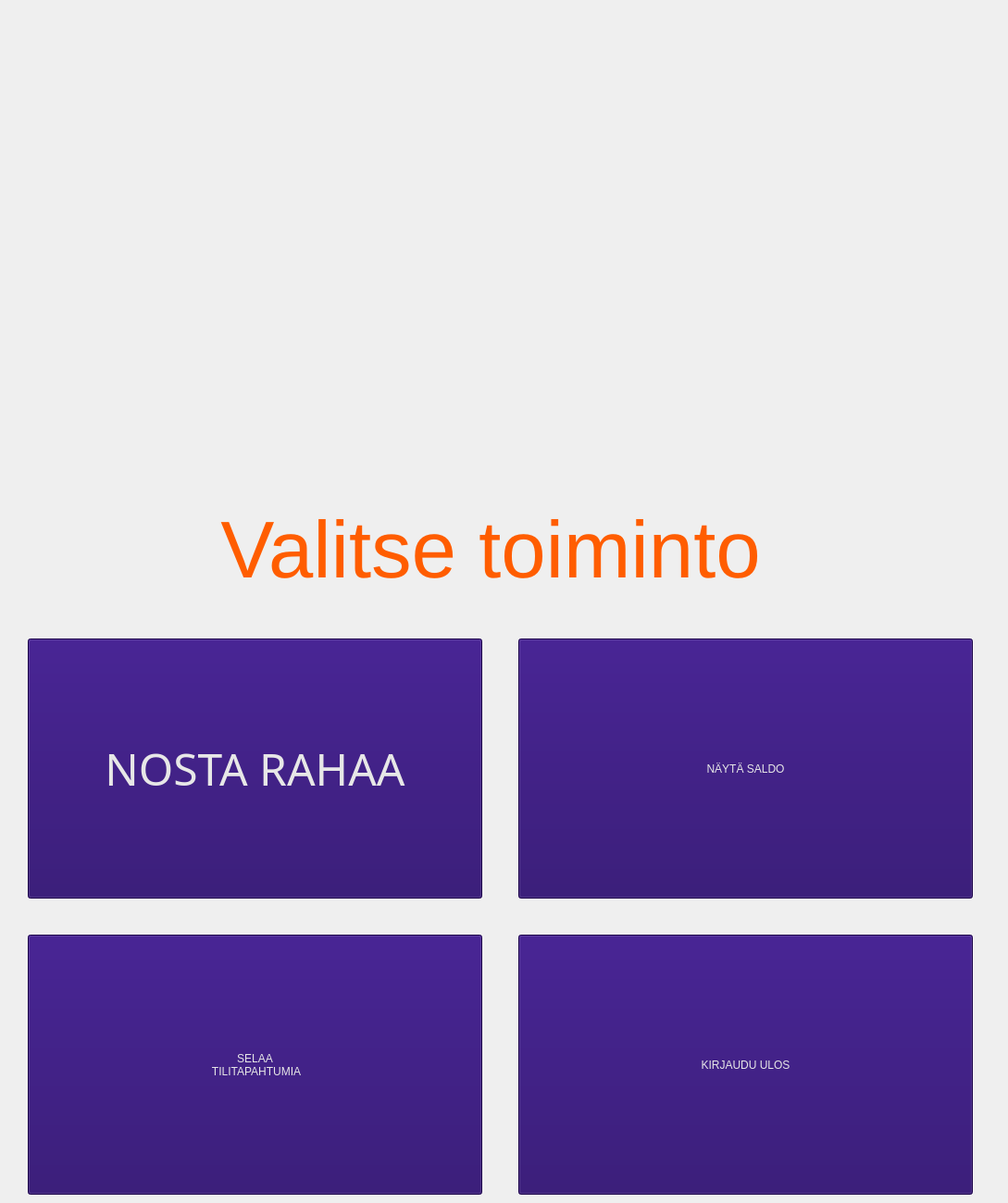
    <widget class="QWidget" name="page_4">
     <widget class="QLabel" name="label_5">
      <property name="geometry">
       <rect>
        <x>-10</x>
        <y>460</y>
        <width>1080</width>
        <height>271</height>
       </rect>
      </property>
      <property name="sizePolicy">
       <sizepolicy hsizetype="Preferred" vsizetype="Maximum">
        <horstretch>0</horstretch>
        <verstretch>0</verstretch>
       </sizepolicy>
      </property>
      <property name="palette">
       <palette>
        <active>
         <colorrole role="WindowText">
          <brush brushstyle="SolidPattern">
           <color alpha="255">
            <red>255</red>
            <green>93</green>
            <blue>0</blue>
           </color>
          </brush>
         </colorrole>
         <colorrole role="Button">
          <brush brushstyle="SolidPattern">
           <color alpha="255">
            <red>60</red>
            <green>60</green>
            <blue>60</blue>
           </color>
          </brush>
         </colorrole>
         <colorrole role="Base">
          <brush brushstyle="SolidPattern">
           <color alpha="255">
            <red>60</red>
            <green>60</green>
            <blue>60</blue>
           </color>
          </brush>
         </colorrole>
         <colorrole role="Window">
          <brush brushstyle="SolidPattern">
           <color alpha="255">
            <red>60</red>
            <green>60</green>
            <blue>60</blue>
           </color>
          </brush>
         </colorrole>
        </active>
        <inactive>
         <colorrole role="WindowText">
          <brush brushstyle="SolidPattern">
           <color alpha="255">
            <red>255</red>
            <green>93</green>
            <blue>0</blue>
           </color>
          </brush>
         </colorrole>
         <colorrole role="Button">
          <brush brushstyle="SolidPattern">
           <color alpha="255">
            <red>60</red>
            <green>60</green>
            <blue>60</blue>
           </color>
          </brush>
         </colorrole>
         <colorrole role="Base">
          <brush brushstyle="SolidPattern">
           <color alpha="255">
            <red>60</red>
            <green>60</green>
            <blue>60</blue>
           </color>
          </brush>
         </colorrole>
         <colorrole role="Window">
          <brush brushstyle="SolidPattern">
           <color alpha="255">
            <red>60</red>
            <green>60</green>
            <blue>60</blue>
           </color>
          </brush>
         </colorrole>
        </inactive>
        <disabled>
         <colorrole role="WindowText">
          <brush brushstyle="SolidPattern">
           <color alpha="127">
            <red>255</red>
            <green>255</green>
            <blue>255</blue>
           </color>
          </brush>
         </colorrole>
         <colorrole role="Button">
          <brush brushstyle="SolidPattern">
           <color alpha="255">
            <red>60</red>
            <green>60</green>
            <blue>60</blue>
           </color>
          </brush>
         </colorrole>
         <colorrole role="Base">
          <brush brushstyle="SolidPattern">
           <color alpha="255">
            <red>60</red>
            <green>60</green>
            <blue>60</blue>
           </color>
          </brush>
         </colorrole>
         <colorrole role="Window">
          <brush brushstyle="SolidPattern">
           <color alpha="255">
            <red>60</red>
            <green>60</green>
            <blue>60</blue>
           </color>
          </brush>
         </colorrole>
        </disabled>
       </palette>
      </property>
      <property name="font">
       <font>
        <family>MS UI Gothic</family>
        <pointsize>40</pointsize>
       </font>
      </property>
      <property name="text">
       <string>&lt;html&gt;&lt;head/&gt;&lt;body&gt;&lt;p align=&quot;center&quot;&gt;&lt;span style=&quot; font-size:65pt;&quot;&gt;Valitse toiminto&lt;/span&gt;&lt;/p&gt;&lt;/body&gt;&lt;/html&gt;</string>
      </property>
     </widget>
     <widget class="QPushButton" name="NostaRahaa">
      <property name="geometry">
       <rect>
        <x>30</x>
        <y>690</y>
        <width>491</width>
        <height>281</height>
       </rect>
      </property>
      <property name="palette">
       <palette>
        <active>
         <colorrole role="WindowText">
          <brush brushstyle="SolidPattern">
           <color alpha="255">
            <red>231</red>
            <green>231</green>
            <blue>231</blue>
           </color>
          </brush>
         </colorrole>
         <colorrole role="Button">
          <brush brushstyle="SolidPattern">
           <color alpha="255">
            <red>33</red>
            <green>0</green>
            <blue>100</blue>
           </color>
          </brush>
         </colorrole>
         <colorrole role="Dark">
          <brush brushstyle="SolidPattern">
           <color alpha="255">
            <red>255</red>
            <green>255</green>
            <blue>255</blue>
           </color>
          </brush>
         </colorrole>
         <colorrole role="Text">
          <brush brushstyle="SolidPattern">
           <color alpha="255">
            <red>231</red>
            <green>231</green>
            <blue>231</blue>
           </color>
          </brush>
         </colorrole>
         <colorrole role="ButtonText">
          <brush brushstyle="SolidPattern">
           <color alpha="255">
            <red>231</red>
            <green>231</green>
            <blue>231</blue>
           </color>
          </brush>
         </colorrole>
         <colorrole role="Base">
          <brush brushstyle="SolidPattern">
           <color alpha="255">
            <red>33</red>
            <green>0</green>
            <blue>100</blue>
           </color>
          </brush>
         </colorrole>
         <colorrole role="Window">
          <brush brushstyle="SolidPattern">
           <color alpha="255">
            <red>33</red>
            <green>0</green>
            <blue>100</blue>
           </color>
          </brush>
         </colorrole>
        </active>
        <inactive>
         <colorrole role="WindowText">
          <brush brushstyle="SolidPattern">
           <color alpha="255">
            <red>231</red>
            <green>231</green>
            <blue>231</blue>
           </color>
          </brush>
         </colorrole>
         <colorrole role="Button">
          <brush brushstyle="SolidPattern">
           <color alpha="255">
            <red>33</red>
            <green>0</green>
            <blue>100</blue>
           </color>
          </brush>
         </colorrole>
         <colorrole role="Dark">
          <brush brushstyle="SolidPattern">
           <color alpha="255">
            <red>255</red>
            <green>255</green>
            <blue>255</blue>
           </color>
          </brush>
         </colorrole>
         <colorrole role="Text">
          <brush brushstyle="SolidPattern">
           <color alpha="255">
            <red>231</red>
            <green>231</green>
            <blue>231</blue>
           </color>
          </brush>
         </colorrole>
         <colorrole role="ButtonText">
          <brush brushstyle="SolidPattern">
           <color alpha="255">
            <red>231</red>
            <green>231</green>
            <blue>231</blue>
           </color>
          </brush>
         </colorrole>
         <colorrole role="Base">
          <brush brushstyle="SolidPattern">
           <color alpha="255">
            <red>33</red>
            <green>0</green>
            <blue>100</blue>
           </color>
          </brush>
         </colorrole>
         <colorrole role="Window">
          <brush brushstyle="SolidPattern">
           <color alpha="255">
            <red>33</red>
            <green>0</green>
            <blue>100</blue>
           </color>
          </brush>
         </colorrole>
        </inactive>
        <disabled>
         <colorrole role="WindowText">
          <brush brushstyle="SolidPattern">
           <color alpha="255">
            <red>255</red>
            <green>255</green>
            <blue>255</blue>
           </color>
          </brush>
         </colorrole>
         <colorrole role="Button">
          <brush brushstyle="SolidPattern">
           <color alpha="255">
            <red>33</red>
            <green>0</green>
            <blue>100</blue>
           </color>
          </brush>
         </colorrole>
         <colorrole role="Dark">
          <brush brushstyle="SolidPattern">
           <color alpha="255">
            <red>255</red>
            <green>255</green>
            <blue>255</blue>
           </color>
          </brush>
         </colorrole>
         <colorrole role="Text">
          <brush brushstyle="SolidPattern">
           <color alpha="255">
            <red>255</red>
            <green>255</green>
            <blue>255</blue>
           </color>
          </brush>
         </colorrole>
         <colorrole role="ButtonText">
          <brush brushstyle="SolidPattern">
           <color alpha="255">
            <red>255</red>
            <green>255</green>
            <blue>255</blue>
           </color>
          </brush>
         </colorrole>
         <colorrole role="Base">
          <brush brushstyle="SolidPattern">
           <color alpha="255">
            <red>33</red>
            <green>0</green>
            <blue>100</blue>
           </color>
          </brush>
         </colorrole>
         <colorrole role="Window">
          <brush brushstyle="SolidPattern">
           <color alpha="255">
            <red>33</red>
            <green>0</green>
            <blue>100</blue>
           </color>
          </brush>
         </colorrole>
        </disabled>
       </palette>
      </property>
      <property name="font">
       <font>
        <family>Ebrima</family>
        <pointsize>36</pointsize>
        <weight>50</weight>
        <italic>false</italic>
        <bold>false</bold>
       </font>
      </property>
      <property name="mouseTracking">
       <bool>false</bool>
      </property>
      <property name="toolTip">
       <string/>
      </property>
      <property name="whatsThis">
       <string>font-color: white;</string>
      </property>
      <property name="styleSheet">
       <string notr="true">background-color: rgb(33, 0, 100);
font: 36pt &quot;Ebrima&quot;; </string>
      </property>
      <property name="text">
       <string>NOSTA RAHAA</string>
      </property>
     </widget>
     <widget class="QPushButton" name="NaytaSaldo">
      <property name="geometry">
       <rect>
        <x>560</x>
        <y>690</y>
        <width>491</width>
        <height>281</height>
       </rect>
      </property>
      <property name="palette">
       <palette>
        <active>
         <colorrole role="WindowText">
          <brush brushstyle="SolidPattern">
           <color alpha="255">
            <red>231</red>
            <green>231</green>
            <blue>231</blue>
           </color>
          </brush>
         </colorrole>
         <colorrole role="Button">
          <brush brushstyle="SolidPattern">
           <color alpha="255">
            <red>33</red>
            <green>0</green>
            <blue>100</blue>
           </color>
          </brush>
         </colorrole>
         <colorrole role="Dark">
          <brush brushstyle="SolidPattern">
           <color alpha="255">
            <red>255</red>
            <green>255</green>
            <blue>255</blue>
           </color>
          </brush>
         </colorrole>
         <colorrole role="Text">
          <brush brushstyle="SolidPattern">
           <color alpha="255">
            <red>231</red>
            <green>231</green>
            <blue>231</blue>
           </color>
          </brush>
         </colorrole>
         <colorrole role="ButtonText">
          <brush brushstyle="SolidPattern">
           <color alpha="255">
            <red>231</red>
            <green>231</green>
            <blue>231</blue>
           </color>
          </brush>
         </colorrole>
         <colorrole role="Base">
          <brush brushstyle="SolidPattern">
           <color alpha="255">
            <red>33</red>
            <green>0</green>
            <blue>100</blue>
           </color>
          </brush>
         </colorrole>
         <colorrole role="Window">
          <brush brushstyle="SolidPattern">
           <color alpha="255">
            <red>33</red>
            <green>0</green>
            <blue>100</blue>
           </color>
          </brush>
         </colorrole>
        </active>
        <inactive>
         <colorrole role="WindowText">
          <brush brushstyle="SolidPattern">
           <color alpha="255">
            <red>231</red>
            <green>231</green>
            <blue>231</blue>
           </color>
          </brush>
         </colorrole>
         <colorrole role="Button">
          <brush brushstyle="SolidPattern">
           <color alpha="255">
            <red>33</red>
            <green>0</green>
            <blue>100</blue>
           </color>
          </brush>
         </colorrole>
         <colorrole role="Dark">
          <brush brushstyle="SolidPattern">
           <color alpha="255">
            <red>255</red>
            <green>255</green>
            <blue>255</blue>
           </color>
          </brush>
         </colorrole>
         <colorrole role="Text">
          <brush brushstyle="SolidPattern">
           <color alpha="255">
            <red>231</red>
            <green>231</green>
            <blue>231</blue>
           </color>
          </brush>
         </colorrole>
         <colorrole role="ButtonText">
          <brush brushstyle="SolidPattern">
           <color alpha="255">
            <red>231</red>
            <green>231</green>
            <blue>231</blue>
           </color>
          </brush>
         </colorrole>
         <colorrole role="Base">
          <brush brushstyle="SolidPattern">
           <color alpha="255">
            <red>33</red>
            <green>0</green>
            <blue>100</blue>
           </color>
          </brush>
         </colorrole>
         <colorrole role="Window">
          <brush brushstyle="SolidPattern">
           <color alpha="255">
            <red>33</red>
            <green>0</green>
            <blue>100</blue>
           </color>
          </brush>
         </colorrole>
        </inactive>
        <disabled>
         <colorrole role="WindowText">
          <brush brushstyle="SolidPattern">
           <color alpha="255">
            <red>255</red>
            <green>255</green>
            <blue>255</blue>
           </color>
          </brush>
         </colorrole>
         <colorrole role="Button">
          <brush brushstyle="SolidPattern">
           <color alpha="255">
            <red>33</red>
            <green>0</green>
            <blue>100</blue>
           </color>
          </brush>
         </colorrole>
         <colorrole role="Dark">
          <brush brushstyle="SolidPattern">
           <color alpha="255">
            <red>255</red>
            <green>255</green>
            <blue>255</blue>
           </color>
          </brush>
         </colorrole>
         <colorrole role="Text">
          <brush brushstyle="SolidPattern">
           <color alpha="255">
            <red>255</red>
            <green>255</green>
            <blue>255</blue>
           </color>
          </brush>
         </colorrole>
         <colorrole role="ButtonText">
          <brush brushstyle="SolidPattern">
           <color alpha="255">
            <red>255</red>
            <green>255</green>
            <blue>255</blue>
           </color>
          </brush>
         </colorrole>
         <colorrole role="Base">
          <brush brushstyle="SolidPattern">
           <color alpha="255">
            <red>33</red>
            <green>0</green>
            <blue>100</blue>
           </color>
          </brush>
         </colorrole>
         <colorrole role="Window">
          <brush brushstyle="SolidPattern">
           <color alpha="255">
            <red>33</red>
            <green>0</green>
            <blue>100</blue>
           </color>
          </brush>
         </colorrole>
        </disabled>
       </palette>
      </property>
      <property name="mouseTracking">
       <bool>true</bool>
      </property>
      <property name="styleSheet">
       <string notr="true">background-color: rgb(33, 0, 100);
font: 36pt &quot;Ebrima&quot;; </string>
      </property>
      <property name="text">
       <string>NÄYTÄ SALDO</string>
      </property>
     </widget>
     <widget class="QPushButton" name="SelaaTili">
      <property name="geometry">
       <rect>
        <x>30</x>
        <y>1010</y>
        <width>491</width>
        <height>281</height>
       </rect>
      </property>
      <property name="palette">
       <palette>
        <active>
         <colorrole role="WindowText">
          <brush brushstyle="SolidPattern">
           <color alpha="255">
            <red>231</red>
            <green>231</green>
            <blue>231</blue>
           </color>
          </brush>
         </colorrole>
         <colorrole role="Button">
          <brush brushstyle="SolidPattern">
           <color alpha="255">
            <red>33</red>
            <green>0</green>
            <blue>100</blue>
           </color>
          </brush>
         </colorrole>
         <colorrole role="Dark">
          <brush brushstyle="SolidPattern">
           <color alpha="255">
            <red>255</red>
            <green>255</green>
            <blue>255</blue>
           </color>
          </brush>
         </colorrole>
         <colorrole role="Text">
          <brush brushstyle="SolidPattern">
           <color alpha="255">
            <red>231</red>
            <green>231</green>
            <blue>231</blue>
           </color>
          </brush>
         </colorrole>
         <colorrole role="ButtonText">
          <brush brushstyle="SolidPattern">
           <color alpha="255">
            <red>231</red>
            <green>231</green>
            <blue>231</blue>
           </color>
          </brush>
         </colorrole>
         <colorrole role="Base">
          <brush brushstyle="SolidPattern">
           <color alpha="255">
            <red>33</red>
            <green>0</green>
            <blue>100</blue>
           </color>
          </brush>
         </colorrole>
         <colorrole role="Window">
          <brush brushstyle="SolidPattern">
           <color alpha="255">
            <red>33</red>
            <green>0</green>
            <blue>100</blue>
           </color>
          </brush>
         </colorrole>
         <colorrole role="Highlight">
          <brush brushstyle="SolidPattern">
           <color alpha="102">
            <red>255</red>
            <green>255</green>
            <blue>255</blue>
           </color>
          </brush>
         </colorrole>
         <colorrole role="NoRole">
          <brush brushstyle="SolidPattern">
           <color alpha="255">
            <red>255</red>
            <green>255</green>
            <blue>255</blue>
           </color>
          </brush>
         </colorrole>
         <colorrole role="ToolTipBase">
          <brush brushstyle="SolidPattern">
           <color alpha="102">
            <red>255</red>
            <green>255</green>
            <blue>255</blue>
           </color>
          </brush>
         </colorrole>
        </active>
        <inactive>
         <colorrole role="WindowText">
          <brush brushstyle="SolidPattern">
           <color alpha="255">
            <red>231</red>
            <green>231</green>
            <blue>231</blue>
           </color>
          </brush>
         </colorrole>
         <colorrole role="Button">
          <brush brushstyle="SolidPattern">
           <color alpha="255">
            <red>33</red>
            <green>0</green>
            <blue>100</blue>
           </color>
          </brush>
         </colorrole>
         <colorrole role="Dark">
          <brush brushstyle="SolidPattern">
           <color alpha="255">
            <red>255</red>
            <green>255</green>
            <blue>255</blue>
           </color>
          </brush>
         </colorrole>
         <colorrole role="Text">
          <brush brushstyle="SolidPattern">
           <color alpha="255">
            <red>231</red>
            <green>231</green>
            <blue>231</blue>
           </color>
          </brush>
         </colorrole>
         <colorrole role="ButtonText">
          <brush brushstyle="SolidPattern">
           <color alpha="255">
            <red>231</red>
            <green>231</green>
            <blue>231</blue>
           </color>
          </brush>
         </colorrole>
         <colorrole role="Base">
          <brush brushstyle="SolidPattern">
           <color alpha="255">
            <red>33</red>
            <green>0</green>
            <blue>100</blue>
           </color>
          </brush>
         </colorrole>
         <colorrole role="Window">
          <brush brushstyle="SolidPattern">
           <color alpha="255">
            <red>33</red>
            <green>0</green>
            <blue>100</blue>
           </color>
          </brush>
         </colorrole>
         <colorrole role="Highlight">
          <brush brushstyle="SolidPattern">
           <color alpha="102">
            <red>255</red>
            <green>255</green>
            <blue>255</blue>
           </color>
          </brush>
         </colorrole>
         <colorrole role="NoRole">
          <brush brushstyle="SolidPattern">
           <color alpha="255">
            <red>255</red>
            <green>255</green>
            <blue>255</blue>
           </color>
          </brush>
         </colorrole>
         <colorrole role="ToolTipBase">
          <brush brushstyle="SolidPattern">
           <color alpha="102">
            <red>255</red>
            <green>255</green>
            <blue>255</blue>
           </color>
          </brush>
         </colorrole>
        </inactive>
        <disabled>
         <colorrole role="WindowText">
          <brush brushstyle="SolidPattern">
           <color alpha="255">
            <red>255</red>
            <green>255</green>
            <blue>255</blue>
           </color>
          </brush>
         </colorrole>
         <colorrole role="Button">
          <brush brushstyle="SolidPattern">
           <color alpha="255">
            <red>33</red>
            <green>0</green>
            <blue>100</blue>
           </color>
          </brush>
         </colorrole>
         <colorrole role="Dark">
          <brush brushstyle="SolidPattern">
           <color alpha="255">
            <red>255</red>
            <green>255</green>
            <blue>255</blue>
           </color>
          </brush>
         </colorrole>
         <colorrole role="Text">
          <brush brushstyle="SolidPattern">
           <color alpha="255">
            <red>255</red>
            <green>255</green>
            <blue>255</blue>
           </color>
          </brush>
         </colorrole>
         <colorrole role="ButtonText">
          <brush brushstyle="SolidPattern">
           <color alpha="255">
            <red>255</red>
            <green>255</green>
            <blue>255</blue>
           </color>
          </brush>
         </colorrole>
         <colorrole role="Base">
          <brush brushstyle="SolidPattern">
           <color alpha="255">
            <red>33</red>
            <green>0</green>
            <blue>100</blue>
           </color>
          </brush>
         </colorrole>
         <colorrole role="Window">
          <brush brushstyle="SolidPattern">
           <color alpha="255">
            <red>33</red>
            <green>0</green>
            <blue>100</blue>
           </color>
          </brush>
         </colorrole>
         <colorrole role="Highlight">
          <brush brushstyle="SolidPattern">
           <color alpha="102">
            <red>0</red>
            <green>0</green>
            <blue>0</blue>
           </color>
          </brush>
         </colorrole>
         <colorrole role="NoRole">
          <brush brushstyle="SolidPattern">
           <color alpha="255">
            <red>255</red>
            <green>255</green>
            <blue>255</blue>
           </color>
          </brush>
         </colorrole>
         <colorrole role="ToolTipBase">
          <brush brushstyle="SolidPattern">
           <color alpha="102">
            <red>255</red>
            <green>255</green>
            <blue>255</blue>
           </color>
          </brush>
         </colorrole>
        </disabled>
       </palette>
      </property>
      <property name="toolTip">
       <string/>
      </property>
      <property name="whatsThis">
       <string/>
      </property>
      <property name="styleSheet">
       <string notr="true">background-color: rgb(33, 0, 100);
font: 36pt &quot;Ebrima&quot;; </string>
      </property>
      <property name="text">
       <string>SELAA
 TILITAPAHTUMIA</string>
      </property>
     </widget>
     <widget class="QPushButton" name="KirjauduUlos">
      <property name="geometry">
       <rect>
        <x>560</x>
        <y>1010</y>
        <width>491</width>
        <height>281</height>
       </rect>
      </property>
      <property name="palette">
       <palette>
        <active>
         <colorrole role="WindowText">
          <brush brushstyle="SolidPattern">
           <color alpha="255">
            <red>231</red>
            <green>231</green>
            <blue>231</blue>
           </color>
          </brush>
         </colorrole>
         <colorrole role="Button">
          <brush brushstyle="SolidPattern">
           <color alpha="255">
            <red>33</red>
            <green>0</green>
            <blue>100</blue>
           </color>
          </brush>
         </colorrole>
         <colorrole role="Dark">
          <brush brushstyle="SolidPattern">
           <color alpha="255">
            <red>255</red>
            <green>255</green>
            <blue>255</blue>
           </color>
          </brush>
         </colorrole>
         <colorrole role="Text">
          <brush brushstyle="SolidPattern">
           <color alpha="255">
            <red>231</red>
            <green>231</green>
            <blue>231</blue>
           </color>
          </brush>
         </colorrole>
         <colorrole role="ButtonText">
          <brush brushstyle="SolidPattern">
           <color alpha="255">
            <red>231</red>
            <green>231</green>
            <blue>231</blue>
           </color>
          </brush>
         </colorrole>
         <colorrole role="Base">
          <brush brushstyle="SolidPattern">
           <color alpha="255">
            <red>33</red>
            <green>0</green>
            <blue>100</blue>
           </color>
          </brush>
         </colorrole>
         <colorrole role="Window">
          <brush brushstyle="SolidPattern">
           <color alpha="255">
            <red>33</red>
            <green>0</green>
            <blue>100</blue>
           </color>
          </brush>
         </colorrole>
        </active>
        <inactive>
         <colorrole role="WindowText">
          <brush brushstyle="SolidPattern">
           <color alpha="255">
            <red>231</red>
            <green>231</green>
            <blue>231</blue>
           </color>
          </brush>
         </colorrole>
         <colorrole role="Button">
          <brush brushstyle="SolidPattern">
           <color alpha="255">
            <red>33</red>
            <green>0</green>
            <blue>100</blue>
           </color>
          </brush>
         </colorrole>
         <colorrole role="Dark">
          <brush brushstyle="SolidPattern">
           <color alpha="255">
            <red>255</red>
            <green>255</green>
            <blue>255</blue>
           </color>
          </brush>
         </colorrole>
         <colorrole role="Text">
          <brush brushstyle="SolidPattern">
           <color alpha="255">
            <red>231</red>
            <green>231</green>
            <blue>231</blue>
           </color>
          </brush>
         </colorrole>
         <colorrole role="ButtonText">
          <brush brushstyle="SolidPattern">
           <color alpha="255">
            <red>231</red>
            <green>231</green>
            <blue>231</blue>
           </color>
          </brush>
         </colorrole>
         <colorrole role="Base">
          <brush brushstyle="SolidPattern">
           <color alpha="255">
            <red>33</red>
            <green>0</green>
            <blue>100</blue>
           </color>
          </brush>
         </colorrole>
         <colorrole role="Window">
          <brush brushstyle="SolidPattern">
           <color alpha="255">
            <red>33</red>
            <green>0</green>
            <blue>100</blue>
           </color>
          </brush>
         </colorrole>
        </inactive>
        <disabled>
         <colorrole role="WindowText">
          <brush brushstyle="SolidPattern">
           <color alpha="255">
            <red>255</red>
            <green>255</green>
            <blue>255</blue>
           </color>
          </brush>
         </colorrole>
         <colorrole role="Button">
          <brush brushstyle="SolidPattern">
           <color alpha="255">
            <red>33</red>
            <green>0</green>
            <blue>100</blue>
           </color>
          </brush>
         </colorrole>
         <colorrole role="Dark">
          <brush brushstyle="SolidPattern">
           <color alpha="255">
            <red>255</red>
            <green>255</green>
            <blue>255</blue>
           </color>
          </brush>
         </colorrole>
         <colorrole role="Text">
          <brush brushstyle="SolidPattern">
           <color alpha="255">
            <red>255</red>
            <green>255</green>
            <blue>255</blue>
           </color>
          </brush>
         </colorrole>
         <colorrole role="ButtonText">
          <brush brushstyle="SolidPattern">
           <color alpha="255">
            <red>255</red>
            <green>255</green>
            <blue>255</blue>
           </color>
          </brush>
         </colorrole>
         <colorrole role="Base">
          <brush brushstyle="SolidPattern">
           <color alpha="255">
            <red>33</red>
            <green>0</green>
            <blue>100</blue>
           </color>
          </brush>
         </colorrole>
         <colorrole role="Window">
          <brush brushstyle="SolidPattern">
           <color alpha="255">
            <red>33</red>
            <green>0</green>
            <blue>100</blue>
           </color>
          </brush>
         </colorrole>
        </disabled>
       </palette>
      </property>
      <property name="styleSheet">
       <string notr="true">background-color: rgb(33, 0, 100);
font: 36pt &quot;Ebrima&quot;; </string>
      </property>
      <property name="text">
       <string>KIRJAUDU ULOS</string>
      </property>
     </widget>
    </widget>
